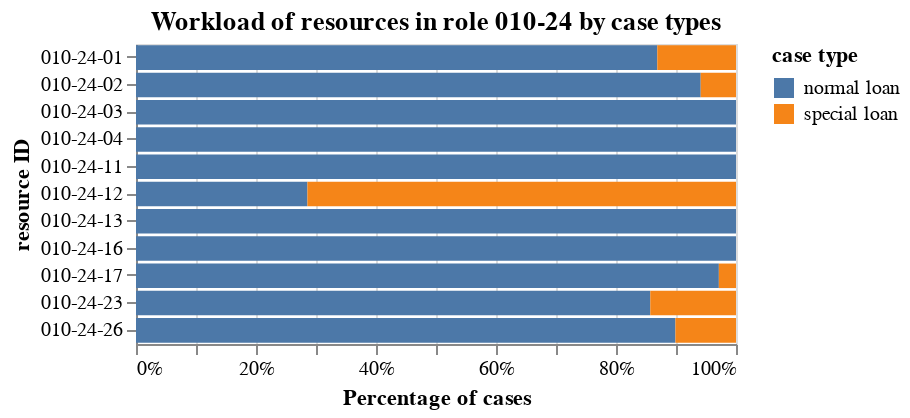

Here is the notebook cell this chart was saved with:
### Code cell
# plot numbers over different case types and resources
data = res_workload
alt.Chart(res_workload, title='Workload of resources in role 010-24 by case types').mark_bar().encode(
    y=alt.Y('resource:N').title('resource ID'),
    x=alt.X('frequency:Q').title('Percentage of cases').stack('normalize'),
    color=alt.Color('case_type:N').title('case type')
).properties(height=150, width=300)

### Figure 1 — Vega specification as saved in the notebook (floating-point values rounded to 4 significant figures)
{"$schema": "https://vega.github.io/schema/vega/v5.json", "data": [{"name": "source_0", "values": [{"case_type": "normal loan", "frequency_end": 0.8689, "frequency_start": 0.0, "resource": "010-24-01"}, {"case_type": "special loan", "frequency_end": 1.0, "frequency_start": 0.8689, "resource": "010-24-01"}, {"case_type": "normal loan", "frequency_end": 0.9412, "frequency_start": 0.0, "resource": "010-24-02"}, {"case_type": "special loan", "frequency_end": 1.0, "frequency_start": 0.9412, "resource": "010-24-02"}, {"case_type": "normal loan", "frequency_end": 1.0, "frequency_start": 0.0, "resource": "010-24-03"}, {"case_type": "special loan", "frequency_end": 1.0, "frequency_start": 1.0, "resource": "010-24-03"}, {"case_type": "normal loan", "frequency_end": 1.0, "frequency_start": 0.0, "resource": "010-24-04"}, {"case_type": "special loan", "frequency_end": 1.0, "frequency_start": 1.0, "resource": "010-24-04"}, {"case_type": "normal loan", "frequency_end": 1.0, "frequency_start": 0.0, "resource": "010-24-11"}, {"case_type": "special loan", "frequency_end": 1.0, "frequency_start": 1.0, "resource": "010-24-11"}, {"case_type": "normal loan", "frequency_end": 0.2857, "frequency_start": 0.0, "resource": "010-24-12"}, {"case_type": "special loan", "frequency_end": 1.0, "frequency_start": 0.2857, "resource": "010-24-12"}, {"case_type": "normal loan", "frequency_end": 1.0, "frequency_start": 0.0, "resource": "010-24-13"}, {"case_type": "special loan", "frequency_end": 1.0, "frequency_start": 1.0, "resource": "010-24-13"}, {"case_type": "normal loan", "frequency_end": 1.0, "frequency_start": 0.0, "resource": "010-24-16"}, {"case_type": "special loan", "frequency_end": 1.0, "frequency_start": 1.0, "resource": "010-24-16"}, {"case_type": "normal loan", "frequency_end": 0.9714, "frequency_start": 0.0, "resource": "010-24-17"}, {"case_type": "special loan", "frequency_end": 1.0, "frequency_start": 0.9714, "resource": "010-24-17"}, {"case_type": "normal loan", "frequency_end": 0.8571, "frequency_start": 0.0, "resource": "010-24-23"}, {"case_type": "special loan", "frequency_end": 1.0, "frequency_start": 0.8571, "resource": "010-24-23"}, {"case_type": "normal loan", "frequency_end": 0.899, "frequency_start": 0.0, "resource": "010-24-26"}, {"case_type": "special loan", "frequency_end": 1.0, "frequency_start": 0.899, "resource": "010-24-26"}]}, {"name": "source_0_y_domain_resource", "values": [{"resource": "010-24-01"}, {"resource": "010-24-02"}, {"resource": "010-24-03"}, {"resource": "010-24-04"}, {"resource": "010-24-11"}, {"resource": "010-24-12"}, {"resource": "010-24-13"}, {"resource": "010-24-16"}, {"resource": "010-24-17"}, {"resource": "010-24-23"}, {"resource": "010-24-26"}]}, {"name": "source_0_color_domain_case_type", "values": [{"case_type": "normal loan"}, {"case_type": "special loan"}]}], "marks": [{"type": "rect", "name": "marks", "from": {"data": "source_0"}, "encode": {"update": {"ariaRoleDescription": {"value": "bar"}, "description": {"signal": "\"Percentage of cases: \" + (format(datum[\"frequency_end\"]-datum[\"frequency_start\"], \".0%\")) + \"; resource ID: \" + (isValid(datum[\"resource\"]) ? datum[\"resource\"] : \"\"+datum[\"resource\"]) + \"; case type: \" + (isValid(datum[\"case_type\"]) ? datum[\"case_type\"] : \"\"+datum[\"case_type\"])"}, "x": {"field": "frequency_end", "scale": "x"}, "x2": {"field": "frequency_start", "scale": "x"}, "fill": {"field": "case_type", "scale": "color"}, "y": {"field": "resource", "scale": "y"}, "height": {"signal": "max(0.25, bandwidth('y'))"}}}, "style": ["bar"]}], "scales": [{"name": "x", "type": "linear", "domain": [0, 1], "range": [0, {"signal": "width"}], "zero": true, "nice": true}, {"name": "y", "type": "band", "domain": {"data": "source_0_y_domain_resource", "field": "resource", "sort": true}, "range": [0, {"signal": "height"}], "paddingInner": 0.1, "paddingOuter": 0.05}, {"name": "color", "type": "ordinal", "domain": {"data": "source_0_color_domain_case_type", "field": "case_type", "sort": true}, "range": "category"}], "axes": [{"scale": "x", "labels": false, "orient": "bottom", "tickCount": {"signal": "ceil(width/40)"}, "zindex": 0, "minExtent": 0, "domain": false, "ticks": false, "aria": false, "maxExtent": 0, "gridScale": "y", "grid": true}, {"scale": "x", "labelOverlap": true, "format": ".0%", "orient": "bottom", "grid": false, "title": "Percentage of cases", "tickCount": {"signal": "ceil(width/40)"}, "zindex": 0, "labelFlush": true}, {"scale": "y", "title": "resource ID", "orient": "left", "grid": false, "zindex": 0}], "title": {"text": "Workload of resources in role 010-24 by case types", "frame": "group"}, "style": "cell", "padding": 5, "background": "white", "width": 300, "height": 150, "legends": [{"title": "case type", "fill": "color", "symbolType": "square"}]}
